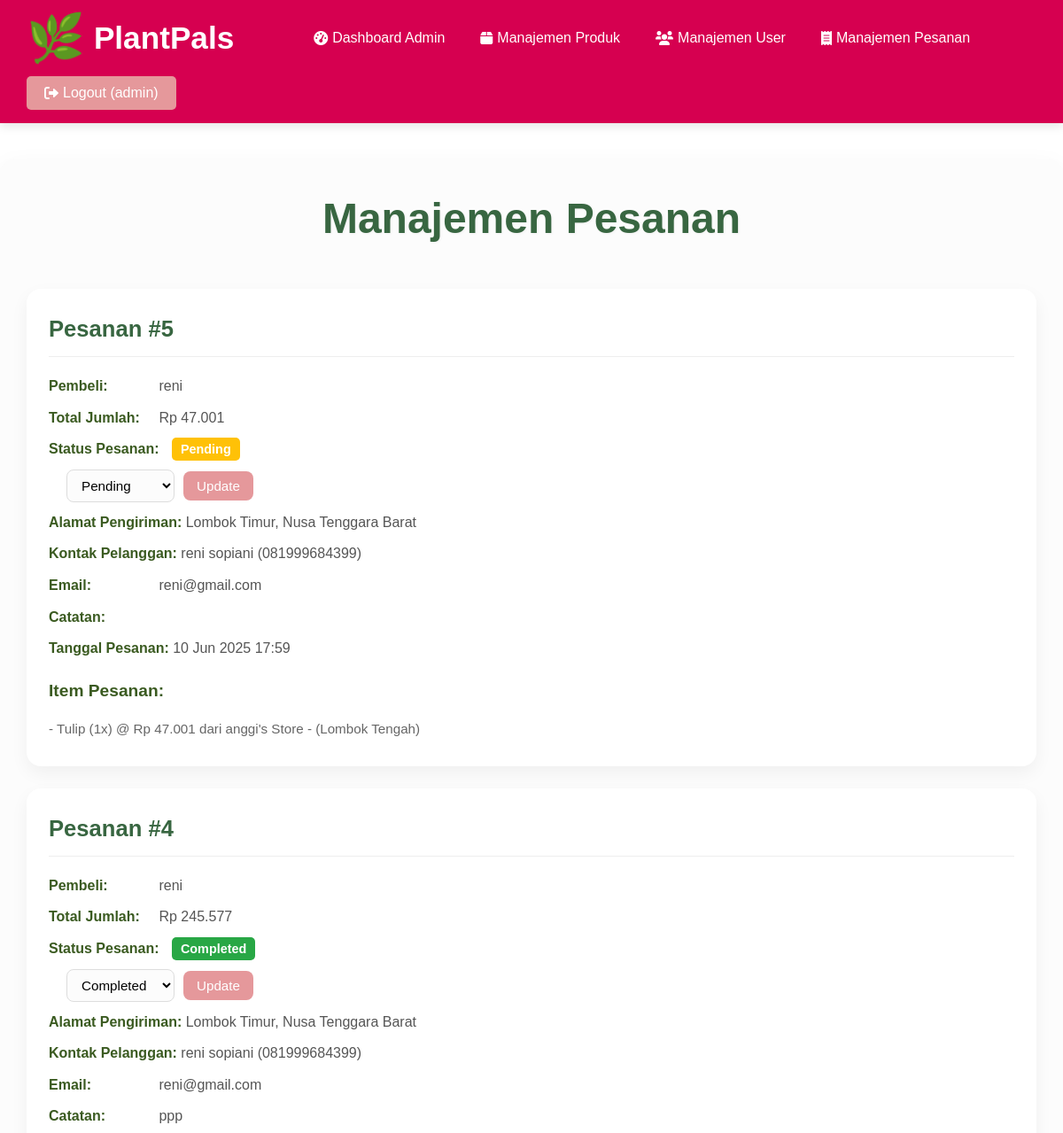
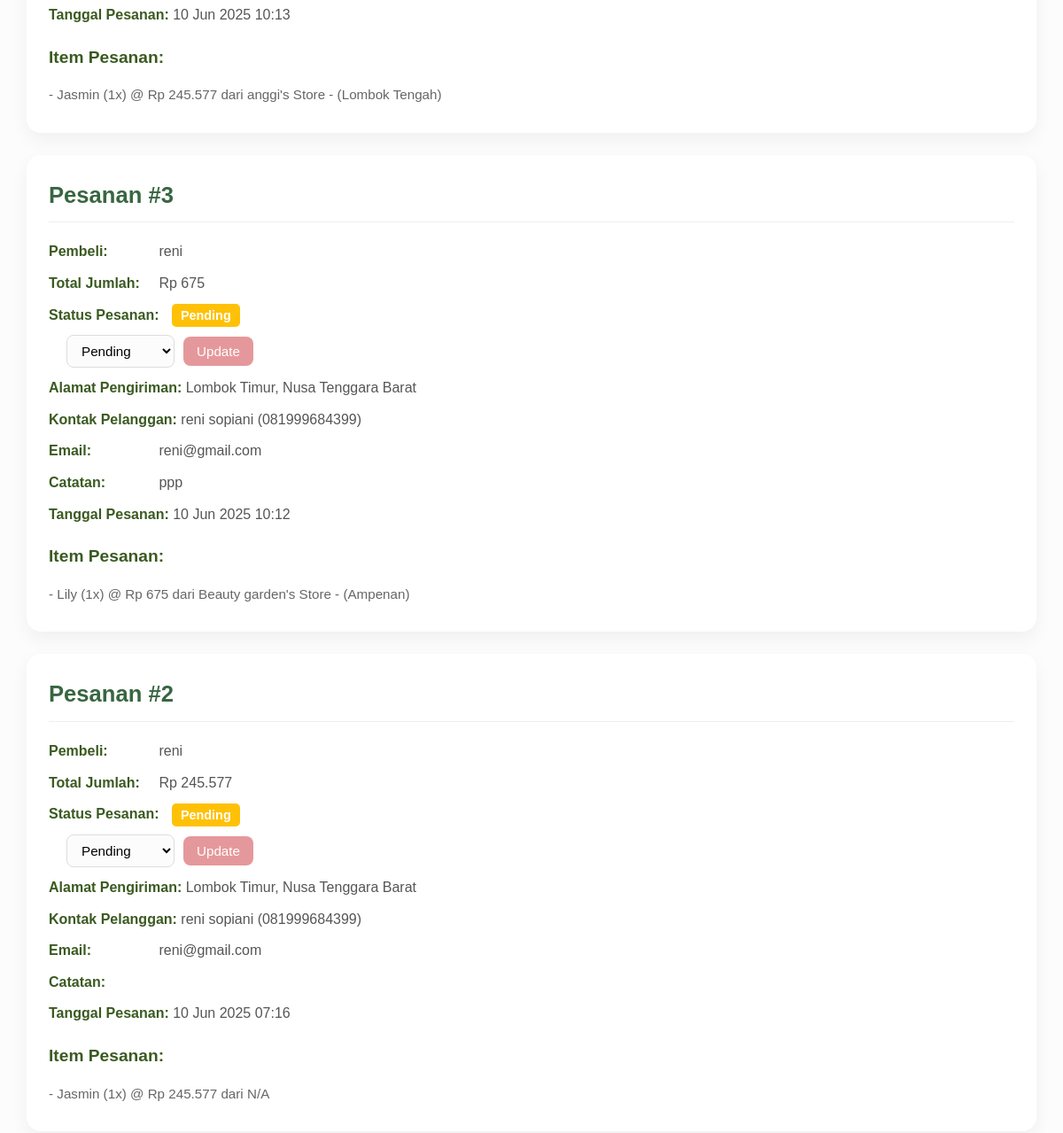
The app's page /admin/orders.php (signed in, upper part), older data (2 pictures, top to bottom).
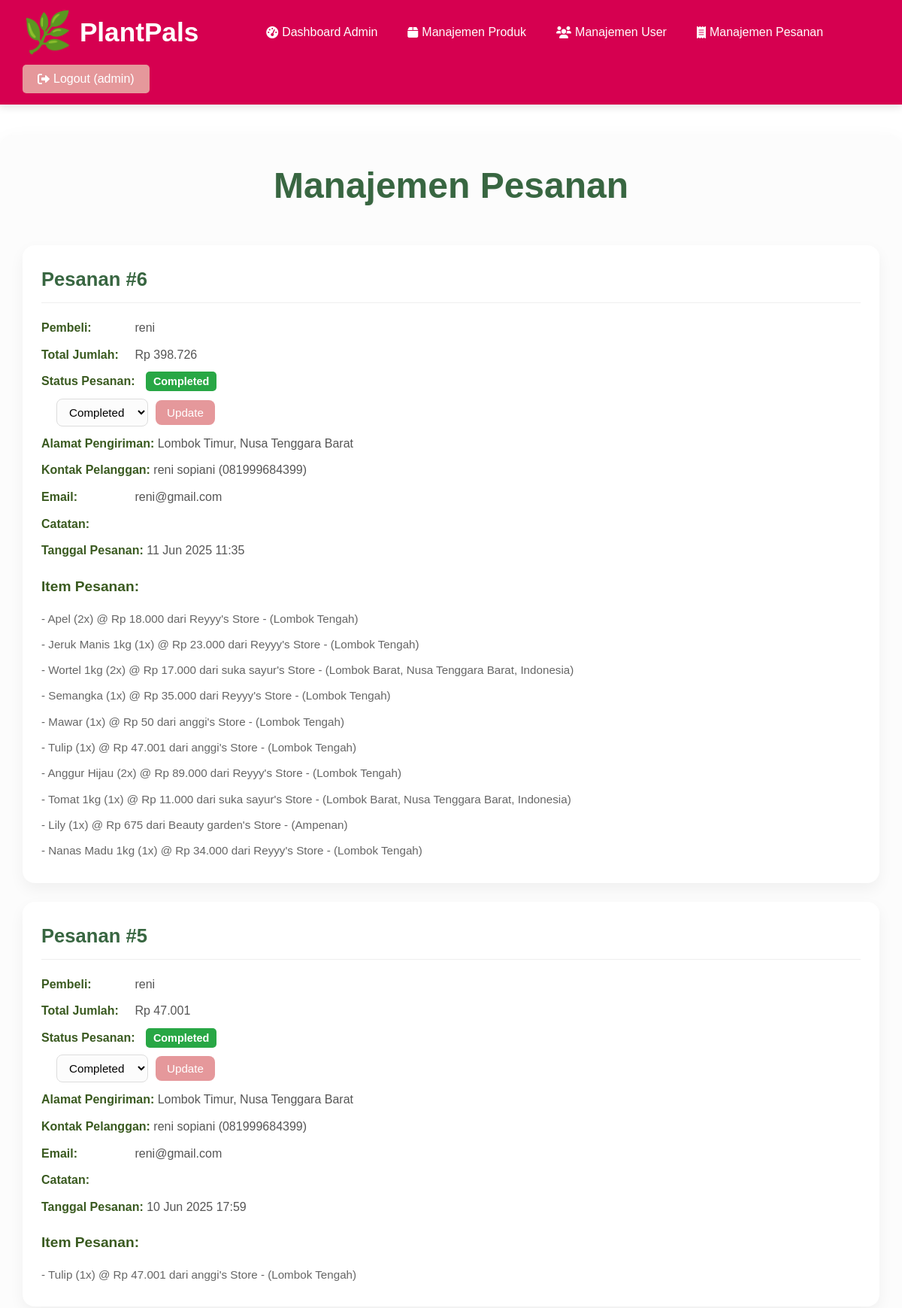
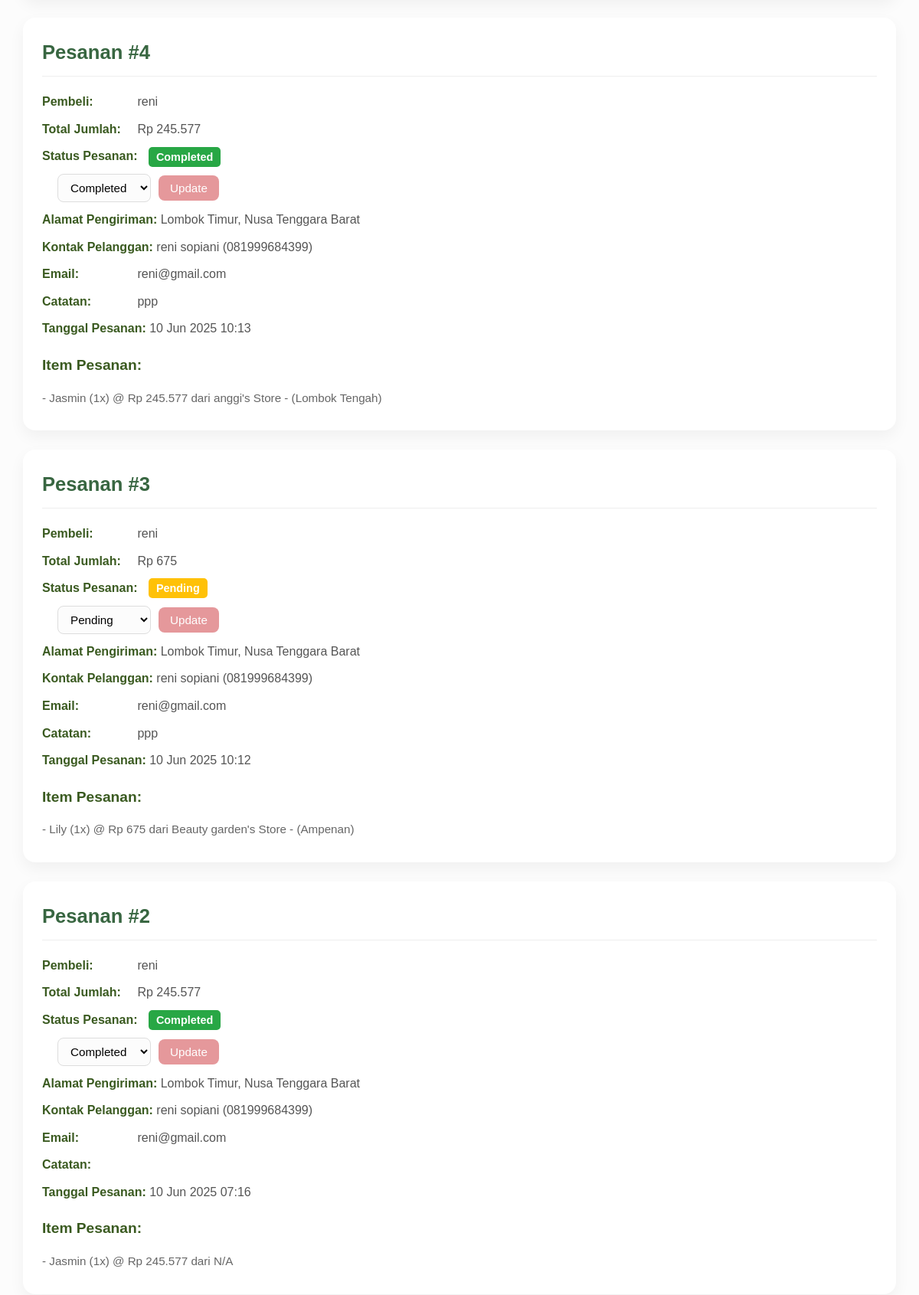
The same page, newer data (2 pictures, top to bottom).
### tables this page shows
CREATE TABLE `orders` (
  `id` int(11) NOT NULL,
  `user_id` int(11) NOT NULL,
  `total_amount` decimal(10,2) NOT NULL,
  `order_status` enum('pending','processing','shipped','completed','cancelled') NOT NULL DEFAULT 'pending',
  `payment_method` enum('bank_transfer','cod') NOT NULL DEFAULT 'bank_transfer',
  `delivery_address` text NOT NULL,
  `customer_name` varchar(100) NOT NULL,
  `customer_phone` varchar(20) NOT NULL,
  `customer_email` varchar(100) DEFAULT NULL,
  `notes` text DEFAULT NULL,
  `order_date` timestamp NOT NULL DEFAULT current_timestamp()
);

CREATE TABLE `users` (
  `id` int(11) NOT NULL,
  `username` varchar(50) NOT NULL,
  `password` varchar(255) NOT NULL,
  `email` varchar(100) DEFAULT NULL,
  `full_name` varchar(100) DEFAULT NULL,
  `phone_number` varchar(20) DEFAULT NULL,
  `address` text DEFAULT NULL,
  `role` enum('buyer','seller','admin') NOT NULL DEFAULT 'buyer',
  `created_at` timestamp NOT NULL DEFAULT current_timestamp()
);

CREATE TABLE `order_items` (
  `id` int(11) NOT NULL,
  `order_id` int(11) NOT NULL,
  `product_id` int(11) DEFAULT NULL,
  `product_name` varchar(100) NOT NULL,
  `category` varchar(255) DEFAULT NULL,
  `unit_price` decimal(10,2) NOT NULL,
  `quantity` int(11) NOT NULL,
  `store_id` varchar(50) DEFAULT NULL,
  `store_name` varchar(255) DEFAULT NULL
);

### admin/orders.php (the view, shortened to what this page needs)
<?php
require_once '../config.php';
$orders = [];
$sql = "SELECT o.*, u.username as buyer_username FROM orders o JOIN users u ON o.user_id = u.id ORDER BY o.order_date DESC";
$result = mysqli_query($conn, $sql);
if ($result) {
    while ($row = mysqli_fetch_assoc($result)) {
        $order_items = [];
        $item_sql = "SELECT * FROM order_items WHERE order_id = ?";
        if ($item_stmt = mysqli_prepare($conn, $item_sql)) {
            mysqli_stmt_bind_param($item_stmt, "i", $row['id']);
            mysqli_stmt_execute($item_stmt);
            $item_result = mysqli_stmt_get_result($item_stmt);
            while ($item_row = mysqli_fetch_assoc($item_result)) {
                $order_items[] = $item_row;
            }
        }
        $row['items'] = $order_items;
        $orders[] = $row;
    }
}
?>
<?php include '../includes/header.php'; ?>
    <h1>Manajemen Pesanan</h1>
    <?php if (empty($orders)): ?>
        <p class="card-panel">Belum ada pesanan dalam database.</p>
    <?php else: ?>
        <?php foreach ($orders as $order): ?>
        <div class="order-card card-panel">
            <h3>Pesanan #<?php echo htmlspecialchars($order['id']); ?></h3>
            <p><strong>Pembeli:</strong> <?php echo htmlspecialchars($order['buyer_username']); ?></p>
            <p><strong>Total Jumlah:</strong> Rp <?php echo number_format($order['total_amount'], 0, ',', '.'); ?></p>
            <p><strong>Status Pesanan:</strong>
                <span class="status-badge <?php echo htmlspecialchars($order['order_status']); ?>"><?php echo htmlspecialchars(ucfirst($order['order_status'])); ?></span>
                <form action="orders.php" method="post" class="order-status-form">
                    <select name="new_status" class="order-status-select">
                        <option value="pending" <?php echo ($order['order_status'] == 'pending') ? 'selected' : ''; ?>>Pending</option>
                        <option value="completed" <?php echo ($order['order_status'] == 'completed') ? 'selected' : ''; ?>>Completed</option>
                    </select>
                    <button type="submit" class="update-btn">Update</button>
                </form>
            </p>
            <p><strong>Alamat Pengiriman:</strong> <?php echo htmlspecialchars($order['delivery_address']); ?></p>
            <p><strong>Kontak Pelanggan:</strong> <?php echo htmlspecialchars($order['customer_name']); ?> (<?php echo htmlspecialchars($order['customer_phone']); ?>)</p>
            <p><strong>Email:</strong> <?php echo htmlspecialchars($order['customer_email']); ?></p>
            <p><strong>Catatan:</strong> <?php echo htmlspecialchars($order['notes']); ?></p>
            <p><strong>Tanggal Pesanan:</strong> <?php echo htmlspecialchars(date('d M Y H:i', strtotime($order['order_date']))); ?></p>
            <h4>Item Pesanan:</h4>
            <ul>
                <?php foreach ($order['items'] as $item): ?>
                    <li>- <?php echo htmlspecialchars($item['product_name']); ?> (<?php echo htmlspecialchars($item['quantity']); ?>x) @ Rp <?php echo number_format($item['unit_price'], 0, ',', '.'); ?> dari <?php echo htmlspecialchars($item['store_name']); ?></li>
                <?php endforeach; ?>
            </ul>
        </div>
        <?php endforeach; ?>
    <?php endif; ?>
<?php include '../includes/footer.php'; ?>

Row changes from the older to the newer data that the page shows:
added orders: id "6", user.username "reni", total_amount "398.726", order_status "Completed", new_status "Completed", delivery_address "Lombok Timur, Nusa Tenggara Barat", customer_name "reni sopiani", customer_phone "081999684399", customer_email "reni@gmail.com", order_date "11 Jun 2025 11:35"
added order_items: product_name "Apel", quantity "2", unit_price "18.000", store_name "Reyyy's Store - (Lombok Tengah)", shown under "6"
added order_items: product_name "Jeruk Manis 1kg", quantity "1", unit_price "23.000", store_name "Reyyy's Store - (Lombok Tengah)", shown under "6"
added order_items: product_name "Wortel 1kg", quantity "2", unit_price "17.000", store_name "suka sayur's Store - (Lombok Barat, Nusa Tenggara Barat, Indonesia)", shown under "6"
added order_items: product_name "Semangka", quantity "1", unit_price "35.000", store_name "Reyyy's Store - (Lombok Tengah)", shown under "6"
added order_items: product_name "Mawar", quantity "1", unit_price "50", store_name "anggi's Store - (Lombok Tengah)", shown under "6"
added order_items: product_name "Tulip", quantity "1", unit_price "47.001", store_name "anggi's Store - (Lombok Tengah)", shown under "6"
added order_items: product_name "Anggur Hijau", quantity "2", unit_price "89.000", store_name "Reyyy's Store - (Lombok Tengah)", shown under "6"
added order_items: product_name "Tomat 1kg", quantity "1", unit_price "11.000", store_name "suka sayur's Store - (Lombok Barat, Nusa Tenggara Barat, Indonesia)", shown under "6"
added order_items: product_name "Lily", quantity "1", unit_price "675", store_name "Beauty garden's Store - (Ampenan)", shown under "6"
added order_items: product_name "Nanas Madu 1kg", quantity "1", unit_price "34.000", store_name "Reyyy's Store - (Lombok Tengah)", shown under "6"
changed orders "10 Jun 2025 17:59": order_status "Pending" → "Completed"; new_status "Pending" → "Completed"
changed orders "10 Jun 2025 07:16": order_status "Pending" → "Completed"; new_status "Pending" → "Completed"
